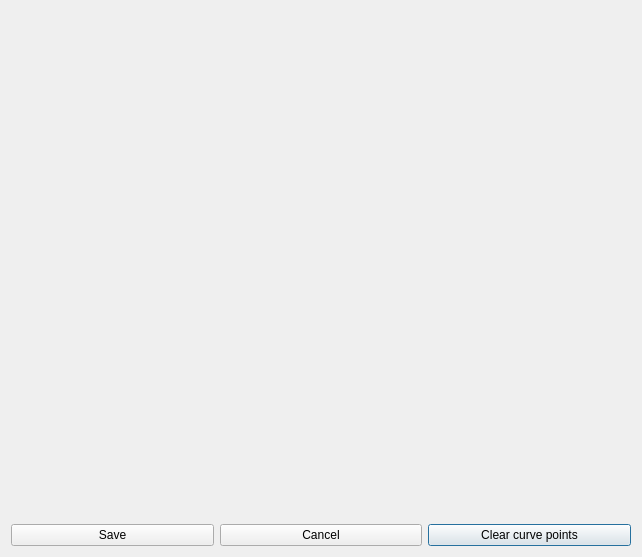
<?xml version="1.0" encoding="UTF-8"?>
<ui version="4.0">
 <class>editProfile</class>
 <widget class="QDialog" name="editProfile">
  <property name="geometry">
   <rect>
    <x>0</x>
    <y>0</y>
    <width>642</width>
    <height>557</height>
   </rect>
  </property>
  <property name="minimumSize">
   <size>
    <width>599</width>
    <height>523</height>
   </size>
  </property>
  <property name="windowTitle">
   <string>Edit fan curve</string>
  </property>
  <layout class="QGridLayout" name="gridLayout">
   <item row="0" column="0" colspan="3">
    <widget class="QCustomPlot" name="curvePlot" native="true">
     <property name="whatsThis">
      <string>&lt;html&gt;&lt;head/&gt;&lt;body&gt;&lt;p&gt;This graph defines the relation of fan speed to the GPU temperature.&lt;/p&gt;&lt;p&gt;To add a point, double click on the area.&lt;/p&gt;&lt;p&gt;To remove a point, click on it.&lt;/p&gt;&lt;p&gt;To move a point, drag it.&lt;/p&gt;&lt;/body&gt;&lt;/html&gt;</string>
     </property>
    </widget>
   </item>
   <item row="1" column="2">
    <widget class="QPushButton" name="clearButton">
     <property name="text">
      <string>Clear curve points</string>
     </property>
    </widget>
   </item>
   <item row="1" column="0">
    <widget class="QPushButton" name="saveButton">
     <property name="maximumSize">
      <size>
       <width>794</width>
       <height>16777215</height>
      </size>
     </property>
     <property name="text">
      <string>Save</string>
     </property>
    </widget>
   </item>
   <item row="1" column="1">
    <widget class="QPushButton" name="cancelButton">
     <property name="text">
      <string>Cancel</string>
     </property>
    </widget>
   </item>
  </layout>
 </widget>
 <customwidgets>
  <customwidget>
   <class>QCustomPlot</class>
   <extends>QWidget</extends>
   <header>src/gui/qcustomplot.h</header>
   <container>1</container>
  </customwidget>
 </customwidgets>
 <resources/>
 <connections/>
</ui>
